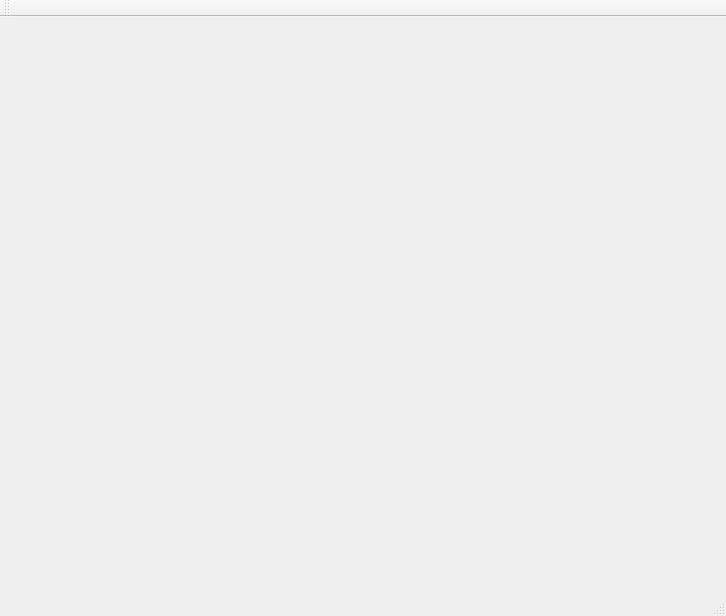
<?xml version="1.0" encoding="UTF-8"?>
<ui version="4.0">
 <class>MainWindow</class>
 <widget class="QMainWindow" name="MainWindow">
  <property name="geometry">
   <rect>
    <x>0</x>
    <y>0</y>
    <width>726</width>
    <height>616</height>
   </rect>
  </property>
  <property name="windowTitle">
   <string>MainWindow</string>
  </property>
  <widget class="QWidget" name="centralWidget">
   <widget class="QGLESWIDGET" name="widget" native="true">
    <property name="geometry">
     <rect>
      <x>10</x>
      <y>10</y>
      <width>600</width>
      <height>600</height>
     </rect>
    </property>
   </widget>
  </widget>
  <widget class="QMenuBar" name="menuBar">
   <property name="geometry">
    <rect>
     <x>0</x>
     <y>0</y>
     <width>726</width>
     <height>25</height>
    </rect>
   </property>
  </widget>
  <widget class="QToolBar" name="mainToolBar">
   <attribute name="toolBarArea">
    <enum>TopToolBarArea</enum>
   </attribute>
   <attribute name="toolBarBreak">
    <bool>false</bool>
   </attribute>
  </widget>
  <widget class="QStatusBar" name="statusBar"/>
 </widget>
 <layoutdefault spacing="6" margin="11"/>
 <customwidgets>
  <customwidget>
   <class>QGLESWIDGET</class>
   <extends>QWidget</extends>
   <header>qgleswidget.h</header>
   <container>1</container>
  </customwidget>
 </customwidgets>
 <resources/>
 <connections/>
</ui>
